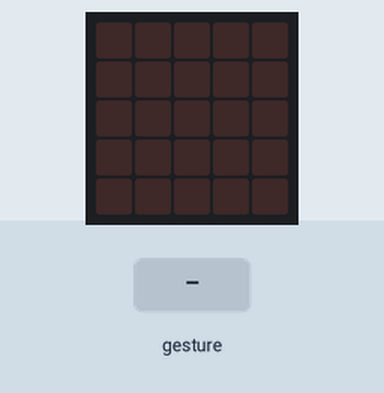
This program was run on a simulated BBC micro:bit (MakeCode). On the bench: the board's 5×5 LED display. The test bench sets the inputs (shaded band). Random numbers come from a fixed seed; a tilt is held for 1.5 s and a shake lasts 1 s, then the board lies face up again.

Above: at 1.2 s.
1.3 s: gesture 'shake'
At 2.6 s:
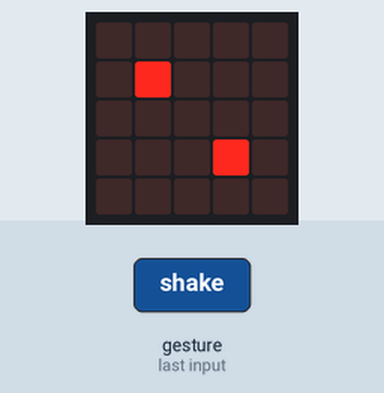
3.0 s: gesture 'shake'
At 3.9 s:
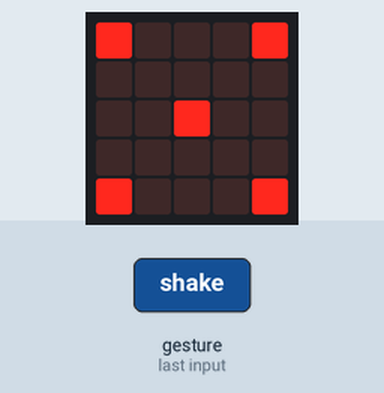
4.7 s: gesture 'shake'
At 6.1 s:
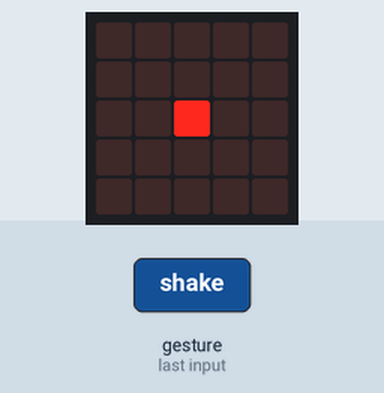
6.4 s: gesture 'shake'
At 7.6 s:
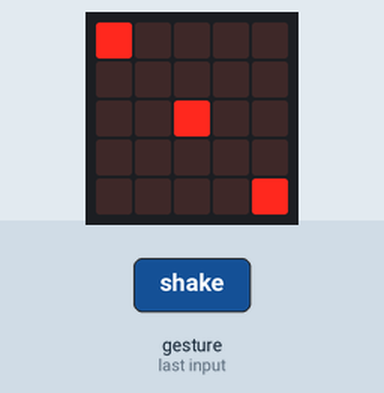
Timing chart, 0 to 9.1 s (numbered marks = the images above; inputs shaded):
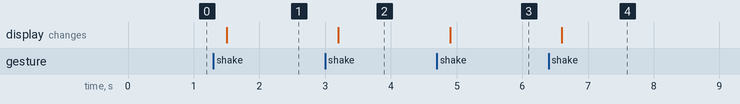

Measured:
- after the input at 1.3 s, the display: changes after 0.20 s (image 1)
- after the input at 3.0 s, the display: changes after 0.20 s (image 2)
- after the input at 4.7 s, the display: changes after 0.20 s (image 3)
- after the input at 6.4 s, the display: changes after 0.20 s (image 4)

The program:

main.ts
```typescript
let DADO = 0
input.onGesture(Gesture.Shake, function () {
    DADO = randint(1, 6)
    if (DADO == 1) {
        basic.showLeds(`
            . . . . .
            . . . . .
            . . # . .
            . . . . .
            . . . . .
            `)
    } else if (DADO == 2) {
        basic.showLeds(`
            . . . . .
            . # . . .
            . . . . .
            . . . # .
            . . . . .
            `)
    } else if (DADO == 3) {
        basic.showLeds(`
            # . . . .
            . . . . .
            . . # . .
            . . . . .
            . . . . #
            `)
    } else if (DADO == 4) {
        basic.showLeds(`
            # . . . #
            . . . . .
            . . . . .
            . . . . .
            # . . . #
            `)
    } else if (DADO == 5) {
        basic.showLeds(`
            # . . . #
            . . . . .
            . . # . .
            . . . . .
            # . . . #
            `)
    } else if (DADO == 6) {
        basic.showLeds(`
            # . . . #
            . . . . .
            # . . . #
            . . . . .
            # . . . #
            `)
    }
})
```

test.ts
```typescript
// aquí va el archivo "tests"; esto no se compilará cuando este paquete se utilice como una extensión.
```
